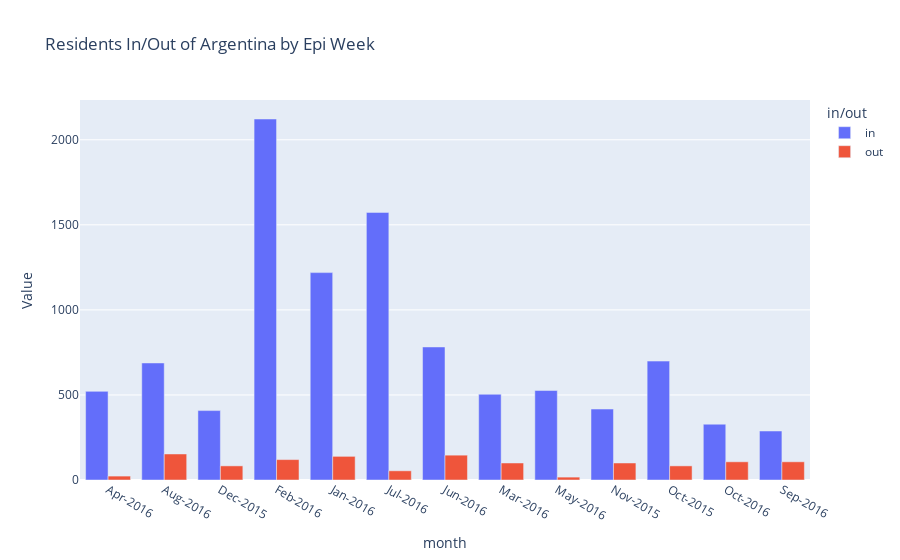

Here is the notebook cell this chart was saved with:
### Code cell
# now viewing where the users were RESIDENTS ONLY by month

df5 = df[df['resident/visitor'] == "resident"]

df5 = df5[["month", "in/out"]].sort_values(by="month")
df5 = df5.value_counts(dropna=False)
df5 = df5.reset_index().rename({0: "Value"}, axis=1)
df5 = df5.sort_values(by="month")

import plotly.express as px

fig = px.bar(df5, x="month", y="Value", color="in/out", title="Residents In/Out of Argentina by Month", barmode="group")
fig.show()

### Figure 1 — Plotly figure (JSON) as saved in the notebook; plotly's stock layout.template omitted (floating-point values rounded to 4 significant figures)
{"data": [{"alignmentgroup": "True", "hovertemplate": "in/out=in<br>month=%{x}<br>Value=%{y}<extra></extra>", "legendgroup": "in", "marker": {"color": "#636efa", "pattern": {"shape": ""}}, "name": "in", "offsetgroup": "in", "orientation": "v", "showlegend": true, "textposition": "auto", "type": "bar", "x": ["Apr-2016", "Aug-2016", "Dec-2015", "Feb-2016", "Jan-2016", "Jul-2016", "Jun-2016", "Mar-2016", "May-2016", "Nov-2015", "Oct-2015", "Oct-2016", "Sep-2016"], "xaxis": "x", "y": [521, 688, 408, 2122, 1219, 1573, 782, 504, 526, 417, 699, 328, 288], "yaxis": "y"}, {"alignmentgroup": "True", "hovertemplate": "in/out=out<br>month=%{x}<br>Value=%{y}<extra></extra>", "legendgroup": "out", "marker": {"color": "#EF553B", "pattern": {"shape": ""}}, "name": "out", "offsetgroup": "out", "orientation": "v", "showlegend": true, "textposition": "auto", "type": "bar", "x": ["Apr-2016", "Aug-2016", "Dec-2015", "Feb-2016", "Jan-2016", "Jul-2016", "Jun-2016", "Mar-2016", "May-2016", "Nov-2015", "Oct-2015", "Oct-2016", "Sep-2016"], "xaxis": "x", "y": [23, 153, 83, 120, 139, 54, 146, 100, 17, 100, 83, 107, 107], "yaxis": "y"}], "layout": {"autosize": true, "barmode": "group", "legend": {"title": {"text": "in/out"}, "tracegroupgap": 0}, "title": {"text": "Residents In/Out of Argentina by Epi Week"}, "xaxis": {"anchor": "y", "autorange": true, "domain": [0, 1], "range": [-0.5, 12.5], "title": {"text": "month"}, "type": "category"}, "yaxis": {"anchor": "x", "autorange": true, "domain": [0, 1], "range": [0, 2234.0], "title": {"text": "Value"}, "type": "linear"}}}
